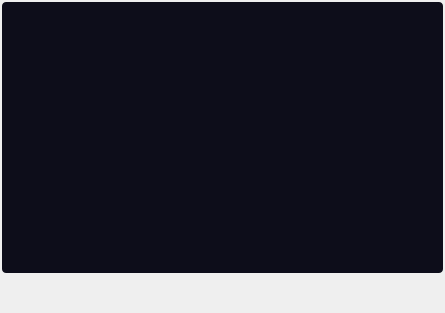
<?xml version="1.0" encoding="UTF-8"?>
<ui version="4.0">
 <class>VideoForm</class>
 <widget class="QWidget" name="VideoForm">
  <property name="geometry">
   <rect>
    <x>0</x>
    <y>0</y>
    <width>445</width>
    <height>313</height>
   </rect>
  </property>
  <property name="windowTitle">
   <string>VideoForm</string>
  </property>
  <layout class="QVBoxLayout" name="verticalLayout">
   <property name="spacing">
    <number>0</number>
   </property>
   <property name="leftMargin">
    <number>2</number>
   </property>
   <property name="topMargin">
    <number>2</number>
   </property>
   <property name="rightMargin">
    <number>2</number>
   </property>
   <property name="bottomMargin">
    <number>2</number>
   </property>
   <item>
    <widget class="QWidget" name="videoCanvas" native="true">
     <property name="styleSheet">
      <string notr="true">QWidget {
    background-color: #0D0D1A;
    border-radius: 4px;
}</string>
     </property>
    </widget>
   </item>
   <item>
    <widget class="QWidget" name="bottomWidget" native="true">
     <property name="sizePolicy">
      <sizepolicy hsizetype="Preferred" vsizetype="Fixed">
       <horstretch>0</horstretch>
       <verstretch>0</verstretch>
      </sizepolicy>
     </property>
     <layout class="QHBoxLayout" name="horizontalLayout">
      <property name="rightMargin">
       <number>8</number>
      </property>
      <item>
       <spacer name="horizontalSpacer">
        <property name="orientation">
         <enum>Qt::Horizontal</enum>
        </property>
        <property name="sizeHint" stdset="0">
         <size>
          <width>40</width>
          <height>20</height>
         </size>
        </property>
       </spacer>
      </item>
      <item>
       <widget class="QLabel" name="label">
        <property name="styleSheet">
         <string notr="true">QLabel {
    color: #888888;
    font-family: PingFang SC, Arial, sans-serif;
    font-size: 12px;
}</string>
        </property>
        <property name="text">
         <string/>
        </property>
       </widget>
      </item>
     </layout>
    </widget>
   </item>
  </layout>
 </widget>
 <resources/>
 <connections/>
</ui>
